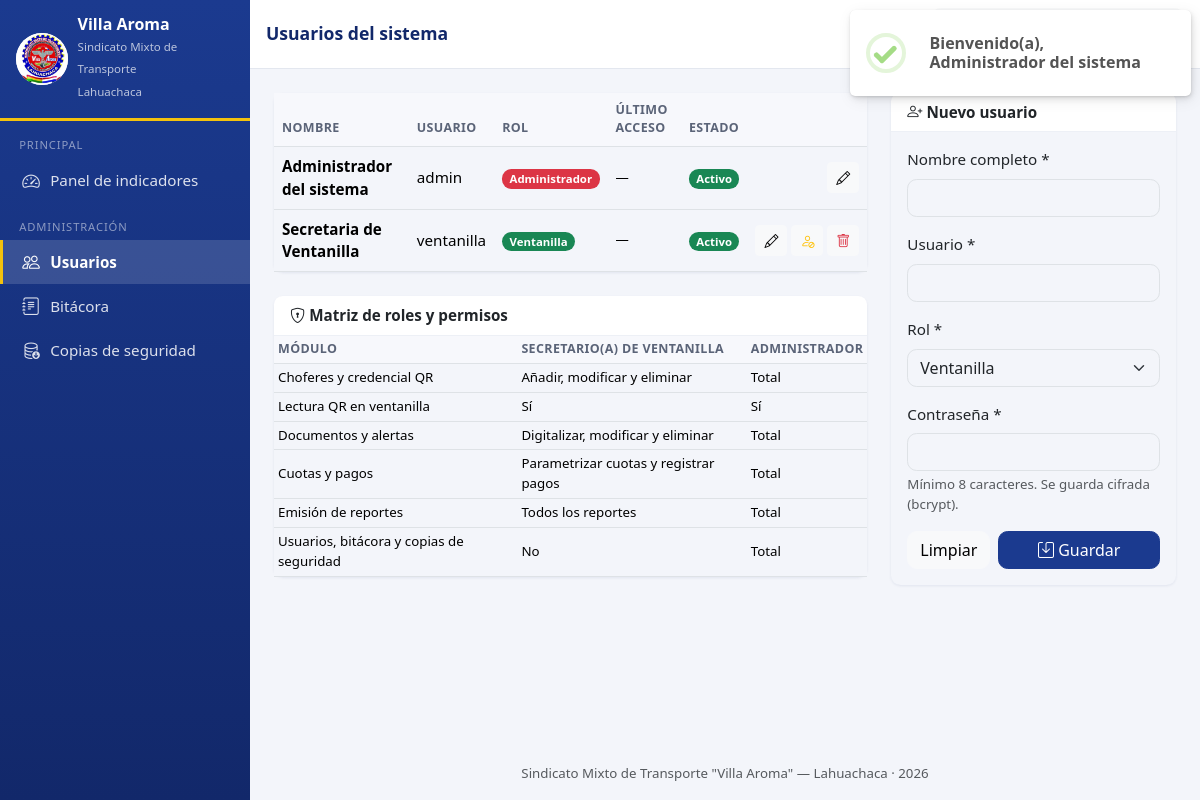
/index.php?r=usuarios (signed in), run on the app's committed database.
### tables this page shows
CREATE TABLE usuario (
    id_usuario     INT AUTO_INCREMENT PRIMARY KEY,
    nombre         VARCHAR(100) NOT NULL,
    usuario        VARCHAR(50)  NOT NULL UNIQUE,
    password_hash  VARCHAR(255) NOT NULL,
    rol            ENUM('ventanilla','administrador') NOT NULL DEFAULT 'ventanilla',
    activo         TINYINT(1)   NOT NULL DEFAULT 1     
);

### controlador/Controlador.php (called while the page is built, shortened)
<?php
function e(mixed $valor): string
{
    return htmlspecialchars((string) ($valor ?? ''), ENT_QUOTES, 'UTF-8');
}
function url(string $ruta = '', array $params = []): string
{
    $query = http_build_query(array_merge(['r' => $ruta], $params));
    return base_url() . 'index.php?' . $query;
}
function base_url(): string
{
    static $base = null;
    if ($base === null) {
        $dir  = str_replace('\\', '/', dirname($_SERVER['SCRIPT_NAME'] ?? '/'));
        $base = rtrim($dir, '/') . '/';
    }
    return $base;
}
function old(string $campo, mixed $defecto = ''): string
{
    return e($_SESSION['_old'][$campo] ?? $defecto);
}
function fecha(?string $fecha, bool $conHora = false): string
{
    if (!$fecha) {
        return '—';
    }
    return date($conHora ? 'd/m/Y H:i' : 'd/m/Y', strtotime($fecha));
}
class Auth
{
    public static function id(): ?int
    {
        return $_SESSION['usuario']['id'] ?? null;
    }
}
class Controlador
{
    protected function view(string $vista, array $datos = [], ?string $layout = 'main'): void
    {
        extract($datos, EXTR_SKIP);
        require VIEW_PATH . '/' . $vista . '.php';
        require VIEW_PATH . '/plantilla.php';
    }
}

### controlador/UsuarioControlador.php (called while the page is built, shortened)
<?php
class UsuarioControlador extends Controlador
{
    public function usuarios(): void
    {
        $this->view('usuarios', [
            'titulo'   => 'Usuarios del sistema',
            'usuarios' => (new Usuario())->listar(),
            'roles'    => self::ROLES,
        ]);
    }
}

### index.php (called while the page is built, shortened)
<?php
require ROOT_PATH . '/controlador/Controlador.php';
require ROOT_PATH . '/controlador/Validacion.php';
try {
    $ruta = trim((string) ($_GET['r'] ?? ''), '/') ?: (Auth::check() ? 'inicio' : 'login');
    [$clase, $metodo, $roles] = $rutas[$ruta];
    (new $clase())->$metodo();
} catch (PDOException $e) {
    error_log('[BD] ' . $e->getMessage());
    http_response_code(500);
    (new Controlador())->servidor(APP_DEBUG ? $e->getMessage() : 'No se pudo conectar con la base de datos.');
} catch (Throwable $e) {
    error_log('[APP] ' . $e->getMessage() . ' en ' . $e->getFile() . ':' . $e->getLine());
    http_response_code(500);
    (new Controlador())->servidor(APP_DEBUG ? $e->getMessage() : 'Ocurrió un error inesperado.');
}

### modelo/Modelo.php (called while the page is built, shortened)
<?php
abstract class Modelo
{
    private static ?PDO $pdo = null;
    public static function conectar(): PDO
    {
        if (self::$pdo === null) {
            $dsn = 'mysql:host=' . DB_HOST . ';port=' . DB_PORT . ';dbname=' . DB_NAME . ';charset=utf8mb4';
            self::$pdo = new PDO($dsn, DB_USER, DB_PASS, [
                PDO::ATTR_ERRMODE            => PDO::ERRMODE_EXCEPTION,
                PDO::ATTR_DEFAULT_FETCH_MODE => PDO::FETCH_ASSOC,
                PDO::ATTR_EMULATE_PREPARES   => false,
            ]);
            self::$pdo->exec("SET time_zone = '" . date('P') . "'");
        }
        return self::$pdo;
    }
    protected PDO $db;
    public function __construct()
    {
        $this->db = self::conectar();
    }
    protected function query(string $sql, array $params = []): PDOStatement
    {
        [$sql, $params] = $this->expandirParametros($sql, $params);
        $stmt = $this->db->prepare($sql);
        $stmt->execute($params);
        return $stmt;
    }
    private function expandirParametros(string $sql, array $params): array
    {
        if (!$params || array_keys($params) === range(0, count($params) - 1)) {
            return [$sql, $params];
        }
        $vistos = [];
        $sql = preg_replace_callback('/(?<!:):([a-zA-Z_][a-zA-Z0-9_]*)/', function ($m) use (&$vistos, &$params) {
            $nombre = $m[1];
            if (!array_key_exists($nombre, $params)) {
                return $m[0];
            }
            $n = $vistos[$nombre] = ($vistos[$nombre] ?? -1) + 1;
            if ($n === 0) {
                return $m[0];
            }
            $params[$nombre . '__' . $n] = $params[$nombre];
            return ':' . $nombre . '__' . $n;
        }, $sql);
        return [$sql, $params];
    }
    protected function fetchAll(string $sql, array $params = []): array
    {
        return $this->query($sql, $params)->fetchAll();
    }
}

### modelo/Usuario.php (called while the page is built, shortened)
<?php
class Usuario extends Modelo
{
    public function listar(): array
    {
        return $this->fetchAll(
            "SELECT u.id_usuario, u.nombre, u.usuario, u.rol, u.activo,
                    (SELECT MAX(r.fecha) FROM registro_acceso r WHERE r.id_usuario = u.id_usuario AND r.accion = 'LOGIN') AS ultimo_acceso
             FROM usuario u ORDER BY u.nombre"
        );
    }
}

### controlador/Validacion.php (called while the page is built, shortened)
<?php
final class Bolivia
{
    public static function html(string $regla): string
    {
        $regex = constant(self::class . '::' . $regla);
        return e(preg_replace('/^\/\^?|\$?\/[a-z]*$/', '', $regex));
    }
}

### vista/usuarios.php (the view, shortened to what this page needs)
<?php $colores = ['administrador' => 'danger', 'ventanilla' => 'success'];  ?>
<div class="row g-4">
    <div class="col-lg-8">
        <div class="card">
            <div class="card-body p-0">
                <div class="table-responsive">
                    <table class="table table-hover mb-0">
                        <thead><tr><th>Nombre</th><th>Usuario</th><th>Rol</th><th>Último acceso</th><th>Estado</th><th></th></tr></thead>
                        <tbody>
                        <?php foreach ($usuarios as $u):  ?>
                            <tr class="<?= $u['activo'] ? '' : 'text-muted' ?>"><?php  ?>
                                <td class="fw-semibold"><?= e($u['nombre']) ?></td><?php  ?>
                                <td><?= e($u['usuario']) ?></td><?php  ?>
                                <td><span class="badge text-bg-<?= $colores[$u['rol']] ?> text-capitalize"><?= e($u['rol']) ?></span></td><?php  ?>
                                <td class="small"><?= fecha($u['ultimo_acceso'], true) ?></td><?php  ?>
                                <td><span class="badge text-bg-<?= $u['activo'] ? 'success' : 'secondary' ?>"><?= $u['activo'] ? 'Activo' : 'Inactivo' ?></span></td><?php  ?>
                                <td class="text-end text-nowrap">
                                    <button class="btn btn-sm btn-light btn-editar" data-usuario='<?= e(json_encode($u)) ?>' title="Editar"><i class="bi bi-pencil"></i></button>
                                    <?php if ($u['id_usuario'] != Auth::id()):  ?>
                                        <form method="post" action="<?= url('usuarios/estado') ?>" class="d-inline" data-confirm="¿<?= $u['activo'] ? 'Desactivar' : 'Activar' ?> a <?= e($u['nombre']) ?>?"><?php  ?>
                                            <button class="btn btn-sm btn-light" title="<?= $u['activo'] ? 'Desactivar' : 'Activar' ?>"><i class="bi bi-<?= $u['activo'] ? 'person-slash text-warning' : 'person-check text-success' ?>"></i></button><?php  ?>
                                        </form>
                                        <form method="post" action="<?= url('usuarios/eliminar') ?>" class="d-inline" data-confirm="¿Eliminar a <?= e($u['nombre']) ?>?" data-confirm-texto="Sus registros de pagos y de la bitácora se conservarán."><?php  ?>
                                            <button class="btn btn-sm btn-light text-danger" title="Eliminar"><i class="bi bi-trash"></i></button>
                                        </form>
                                    <?php endif;  ?>
                                </td>
                            </tr>
                        <?php endforeach;  ?>
                        </tbody>
                    </table>
                </div>
            </div>
        </div>
        <div class="card mt-4">
            <div class="card-header"><i class="bi bi-shield-lock"></i> Matriz de roles y permisos</div>
            <div class="card-body p-0">
                <table class="table table-sm mb-0 small">
                    <thead><tr><th>Módulo</th><th>Secretario(a) de Ventanilla</th><th>Administrador</th></tr></thead>
                    <tbody>
                    <tr><td>Choferes y credencial QR</td><td>Añadir, modificar y eliminar</td><td>Total</td></tr>
                    <tr><td>Lectura QR en ventanilla</td><td>Sí</td><td>Sí</td></tr>
                    <tr><td>Documentos y alertas</td><td>Digitalizar, modificar y eliminar</td><td>Total</td></tr>
                    <tr><td>Cuotas y pagos</td><td>Parametrizar cuotas y registrar pagos</td><td>Total</td></tr>
                    <tr><td>Emisión de reportes</td><td>Todos los reportes</td><td>Total</td></tr>
                    <tr><td>Usuarios, bitácora y copias de seguridad</td><td>No</td><td>Total</td></tr>
                    </tbody>
                </table>
            </div>
        </div>
    </div>
    <div class="col-lg-4">
        <div class="card">
            <div class="card-header" id="form-titulo"><i class="bi bi-person-plus"></i> Nuevo usuario</div>
            <div class="card-body">
                <form method="post" action="<?= url('usuarios/guardar') ?>" id="form-usuario" class="needs-validation" novalidate><?php  ?>
                    <div class="mb-3"><label class="form-label">Nombre completo *</label><input name="nombre" class="form-control" required maxlength="100" pattern="<?= Bolivia::html('NOMBRE') ?>" data-solo="letras" value="<?= old('nombre') ?>"><div class="invalid-feedback">Solo letras (nombre y apellidos).</div></div><?php  ?>
                    <div class="mb-3"><label class="form-label">Usuario *</label><input name="usuario" class="form-control" required maxlength="50" pattern="[a-zA-Z0-9._\-]+" autocomplete="off" value="<?= old('usuario') ?>"></div><?php  ?>
                    <div class="mb-3">
                        <label class="form-label">Rol *</label>
                        <select name="rol" class="form-select" required>
                            <?php foreach ($roles as $r): ?><option value="<?= $r ?>" <?= old('rol') === $r ? 'selected' : '' ?>><?= ucfirst($r) ?></option><?php endforeach;  ?>
                        </select>
                    </div>
                    <div class="mb-3">
                        <label class="form-label">Contraseña <span id="pass-req">*</span></label>
                        <input type="password" name="password" class="form-control" minlength="8" required autocomplete="new-password">
                        <div class="form-text" id="pass-ayuda">Mínimo 8 caracteres. Se guarda cifrada (bcrypt).</div>
                    </div>
                    <div class="d-flex gap-2">
                        <button type="button" class="btn btn-light" id="btn-nuevo">Limpiar</button>
                        <button class="btn btn-primary flex-grow-1"><i class="bi bi-save"></i> Guardar</button>
                    </div>
                </form>
            </div>
        </div>
    </div>
</div>

### data on the page
usuario: nombre "Administrador del sistema", usuario "admin", rol "Administrador", ultimo_acceso "—", activo "Activo"
usuario: nombre "Secretaria de Ventanilla", usuario "ventanilla", rol "Ventanilla", ultimo_acceso "—", activo "Activo"

### other printed values
$seccion "PRINCIPAL"
$item['texto'] "Panel de indicadores"
$seccion "ADMINISTRACIÓN"
$item['texto'] "Usuarios"
$item['texto'] "Bitácora"
$item['texto'] "Copias de seguridad"
$titulo "Usuarios del sistema"
APP_FULL_NAME "Sindicato Mixto de Transporte \"Villa Aroma\" — Lahuachaca"
form field rol "Ventanilla"
